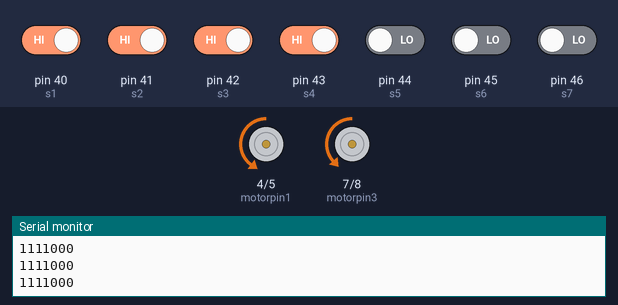
Recording of a sketch running on a simulated Arduino Mega 2560, built with avr-gcc and run on an emulated ATmega2560. Shown: motor-driver pin pairs drawn as motors (green arrow = first pin HIGH = forward, orange = second pin HIGH = backward, longer = more drive, scaled by the enable pin), the last lines printed to the serial monitor. The test bench sets the inputs (shaded band); at power-on: pin 40 (s1), pin 41 (s2), pin 42 (s3), pin 43 (s4) HIGH, pin 44 (s5), pin 45 (s6), pin 46 (s7) LOW.

Above: at 1.2 s.
1.3 s: pin 40 (s1) driven LOW
At 1.6 s:
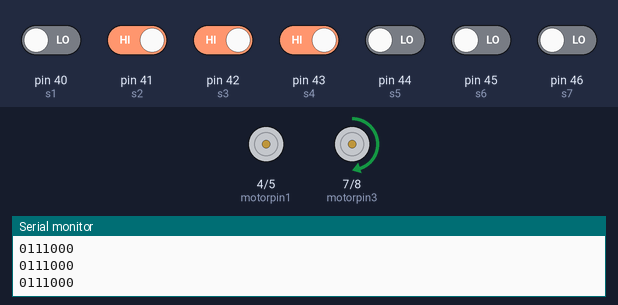
2.8 s: pin 41 (s2) driven LOW
At 3.9 s:
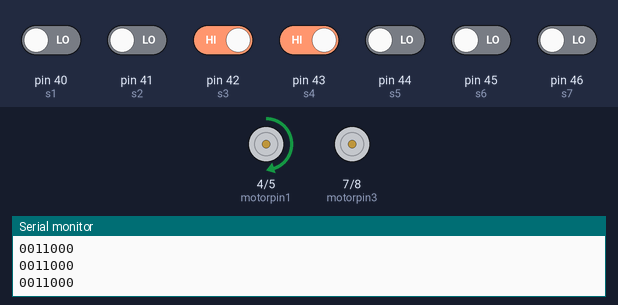
4.3 s: pin 43 (s4) driven LOW
At 4.9 s:
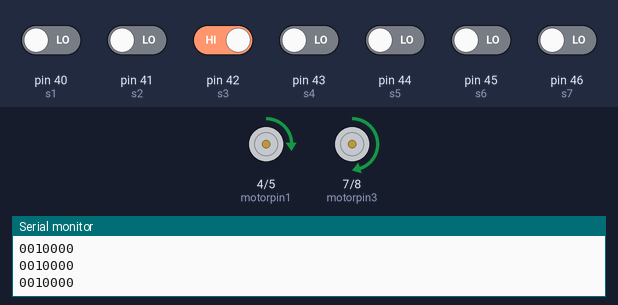
5.8 s: pin 42 (s3) driven LOW
At 6.4 s:
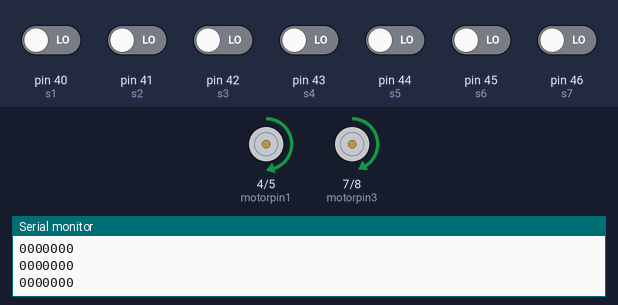
7.3 s: pin 42 (s3) driven HIGH
At 8.7 s:
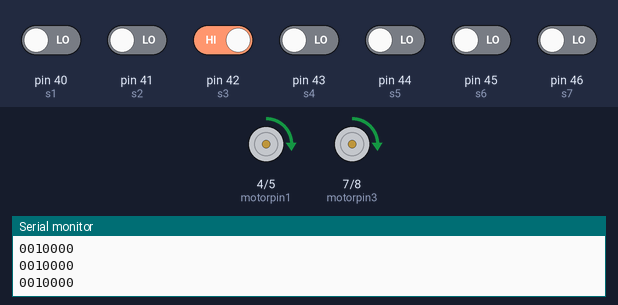
10.3 s: pin 43 (s4) driven HIGH
At 10.8 s:
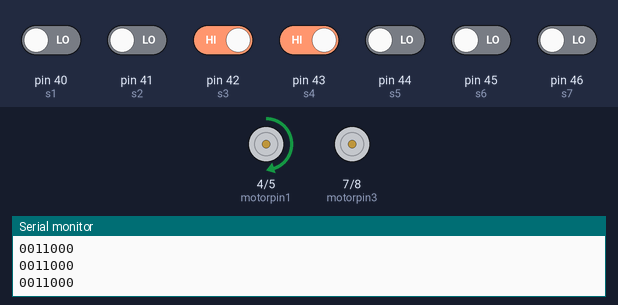
Timing chart, 0 to 13.3 s (numbered marks = the images above; inputs shaded):
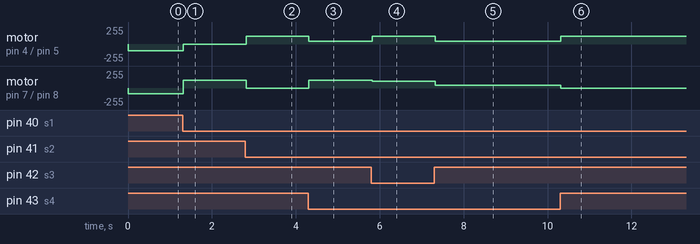

Measured:
- after the input at 1.3 s, motor on pin 4 (motorpin1) / pin 5 (motorpin2): backward 100/255 → stopped at once; motor on pin 7 (motorpin3) / pin 8 (motorpin4): backward 88/255 → forward 120/255 at once
- after the input at 2.8 s, motor on pin 4 (motorpin1) / pin 5 (motorpin2): stopped → forward 120/255 at once; motor on pin 7 (motorpin3) / pin 8 (motorpin4): forward 120/255 → stopped at once
- after the input at 4.3 s, motor on pin 4 (motorpin1) / pin 5 (motorpin2): forward 120/255 → forward 40/255 at once; motor on pin 7 (motorpin3) / pin 8 (motorpin4): stopped → forward 120/255 at once
- after the input at 5.8 s, motor on pin 4 (motorpin1) / pin 5 (motorpin2): forward 40/255 → forward 120/255 at once; motor on pin 7 (motorpin3) / pin 8 (motorpin4): forward 120/255 → forward 105/255 at once
- after the input at 7.3 s, motor on pin 4 (motorpin1) / pin 5 (motorpin2): forward 120/255 → forward 40/255 at once; motor on pin 7 (motorpin3) / pin 8 (motorpin4): forward 105/255 → forward 40/255 at once
- after the input at 10.3 s, motor on pin 4 (motorpin1) / pin 5 (motorpin2): forward 40/255 → forward 120/255 at once; motor on pin 7 (motorpin3) / pin 8 (motorpin4): forward 40/255 → stopped at once

The sketch:

simple_Ir_code.ino
```cpp
int motorpin1 = 4;
int motorpin2 = 5;
int pwm1 = 6;

int motorpin3 = 7;
int motorpin4 = 8;
int pwm2 = 9;

int s1 = 40;
int s2 = 41;
int s3 = 42;
int s4 = 43;
int s5 = 44;
int s6 = 45;
int s7 = 46;


void setup() {

  Serial.begin(9600);

  pinMode(s1, INPUT);
  pinMode(s2, INPUT);
  pinMode(s3, INPUT);
  pinMode(s4, INPUT);
  pinMode(s5, INPUT);
  pinMode(s6, INPUT);
  pinMode(s7, INPUT);

  pinMode(motorpin1, OUTPUT);
  pinMode(motorpin2, OUTPUT);
  pinMode(motorpin3, OUTPUT);
  pinMode(motorpin4, OUTPUT);
  pinMode(pwm1, OUTPUT);
  pinMode(pwm2, OUTPUT);
}


void loop() {
  long duration, distance, x1, x2, x, difference;
  int a, a1, a2, a3, a4, a5, a6;
  a=digitalRead(s1);
  a1=digitalRead(s2);
  a2=digitalRead(s3);
  a3=digitalRead(s4);
  a4=digitalRead(s5);
  a5=digitalRead(s6);
  a6=digitalRead(s7);

  Serial.print(a);
  Serial.print(a1);
  Serial.print(a2);
  Serial.print(a3);
  Serial.print(a4);
  Serial.print(a5);
  Serial.print(a6);
  Serial.println("   ");
  if (a==0 && a1==0 && a2==0 && a3==0)
  {
    forward();
  }

  else if( (a==1 && a1==1 && a2==0 && a3==1) || (a==1 && a1==0 && a2==0 && a3==1) || (a==1 && a1==0 && a2==1 && a3==1)    )
    {
      forward();
    }
    else if (a==0 && a1==0 && a2==0 && a3==1)
    {

      leftTurn();

    }
    else if ((a==0 && a1==0 && a2==1 && a3==0) || (a==0 && a1==1 && a2==0 && a3==0) || (a==0 && a1==1 && a2==0 && a3==1) || (a==0 && a1==1 && a2==1 && a3==0) )
    {
      slow();
    }
    else if (a==0 && a1==0 && a2==1 && a3==1)
    {
     rightTurn();
    }
    else if (a == 0 && a1 == 1 && a2 == 1 && a3 == 1)
    {
      leftTurn();
    }
    else if (a == 1 && a1 == 0 && a2 == 0 && a3 == 0)
    {

      rightTurn();


    }

    else if (a == 1 && a1 == 0 && a2 == 1 && a3 == 0)
    {
      slow();
    }

    else if (a == 1 && a1 == 1 && a2 == 0 && a3 == 0)
    {
      rightTurn();    // Right turn
    }
    else if (a==1 && a1==1 && a2==1 && a3==1)
    {
      reverse();
    }
}
void forward() {
  digitalWrite(motorpin1, HIGH);
  digitalWrite(motorpin2, LOW);
  analogWrite(pwm1, 120);

  digitalWrite(motorpin3, HIGH);
  digitalWrite(motorpin4, LOW);
  analogWrite(pwm2, 105);
}

  void reverse() {
  digitalWrite(motorpin1, LOW);
  digitalWrite(motorpin2, HIGH);
  analogWrite(pwm1, 100);

  digitalWrite(motorpin3, LOW);
  digitalWrite(motorpin4, HIGH);
  analogWrite(pwm2, 88 );
  }

void leftTurn() {
  digitalWrite(motorpin1, LOW);
  digitalWrite(motorpin2, HIGH);
  analogWrite(pwm1, 0);

  digitalWrite(motorpin3, HIGH);
  digitalWrite(motorpin4, LOW);
  analogWrite(pwm2, 120);
}

void rightTurn(){
  digitalWrite(motorpin1, HIGH);
  digitalWrite(motorpin2, LOW);
  analogWrite(pwm1, 120);

  digitalWrite(motorpin3, LOW);
  digitalWrite(motorpin4, HIGH);
  analogWrite(pwm2, 0);
}
void slow()
{
  digitalWrite(motorpin1, HIGH);
  digitalWrite(motorpin2, LOW);
  analogWrite(pwm1, 40);

  digitalWrite(motorpin3, HIGH);
  digitalWrite(motorpin4, LOW);
  analogWrite(pwm2, 40);
}
void stand()
{

  digitalWrite(motorpin1, HIGH);
  digitalWrite(motorpin2, LOW);
  analogWrite(pwm1, 0);

  digitalWrite(motorpin3, HIGH);
  digitalWrite(motorpin4, LOW);
  analogWrite(pwm2, 0);
}
```
